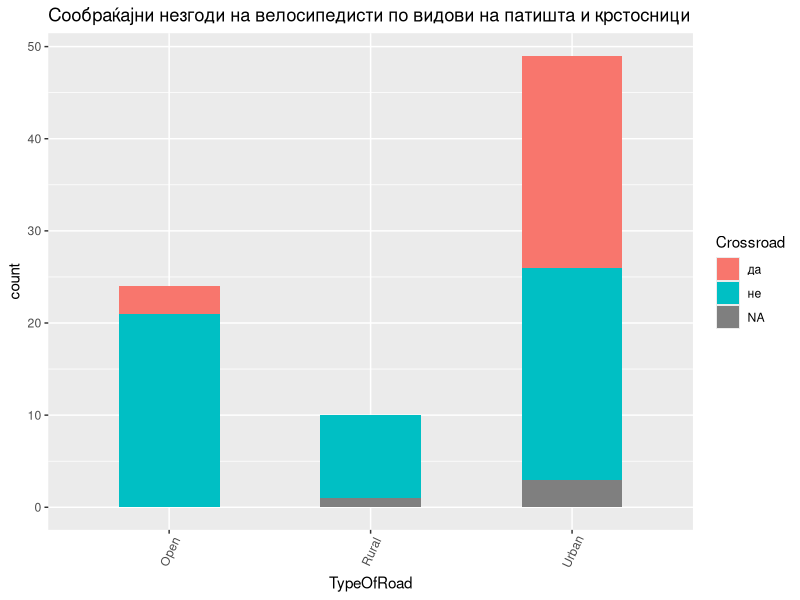

R code for this plot:
## ---- chunk 1
library(tidyverse)
## ---- chunk 2
#get the data
accidents <- as_tibble(read_csv("mvr-data.csv"))
## ---- chunk 3
#keep the traffic accidents
traffacc <- accidents %>% 
  #separate Date of event; having months as observations might be useful.
  separate(DateOfEvent, c("Day", "Month", "Year"), sep = "\\.", remove = FALSE) %>% 
  #filter so we keep just the traffic accidents
  filter(Event == "сообраќајна незгода")
## ---- chunk 4
#On what type of roads traffic accidents happen and is it a crossroad?
with(traffacc, table(TypeOfRoad, Crossroad))

ggplot(traffacc, aes(TypeOfRoad)) +
  geom_bar(aes(fill=Crossroad), width = 0.5) + 
  theme(axis.text.x = element_text(angle=65, vjust=0.6)) + 
  labs(title="Сообраќајни незгоди на велосипедисти по видови на патишта и крстосници") 

#Which months?
with(traffacc, table(Month, Year))
  
#Is there a correlation between roads and outcome; months and outcome; age of bycicle rider and outcome?
